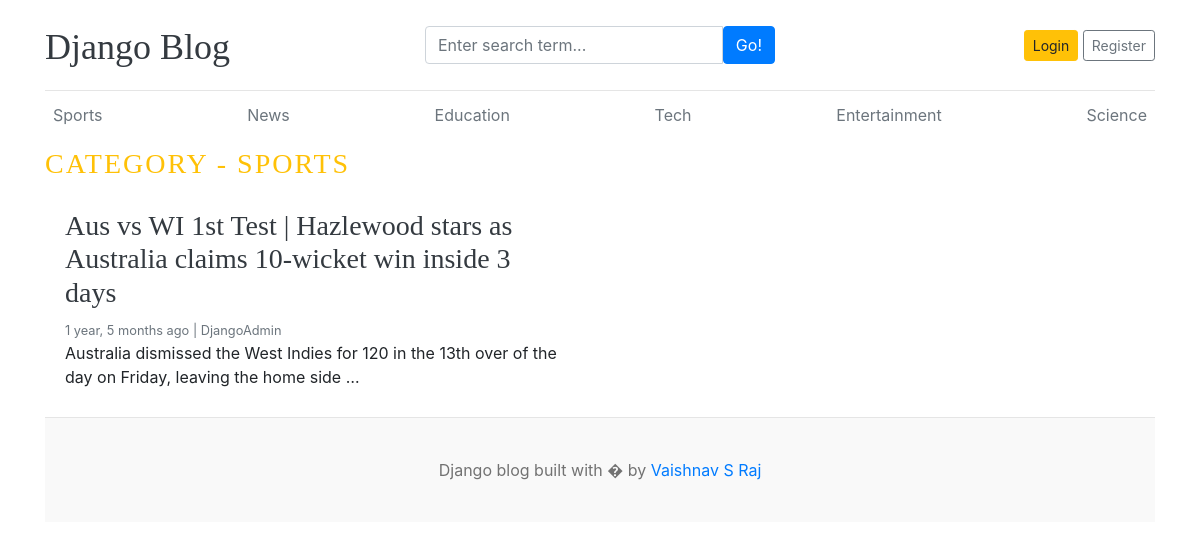
Page /category/1/ on the committed database.
### blogs/models.py (models this page shows, shortened)
class Category(models.Model):
    category_name = models.CharField(max_length=50, unique=True)
    created_at = models.DateTimeField(auto_now_add=True)
    updated_at = models.DateTimeField(auto_now=True)
    class Meta:
        verbose_name_plural = "Categories"

class Blogs(models.Model):
    title = models.CharField(max_length=100)
    slug = models.SlugField(max_length=150, unique=True, blank=True)
    category = models.ForeignKey(Category, on_delete=models.CASCADE)
    author = models.ForeignKey(User, on_delete=models.CASCADE)
    featured_image = models.ImageField(upload_to="uploads/%y/%m/%d")
    short_description = models.TextField(max_length=500)
    blog_body = models.TextField(max_length=1000)
    status = models.CharField(max_length=20, choices=STATUS_CHOICES, default="draft")
    is_featured = models.BooleanField(default=False)
    created_at = models.DateTimeField(auto_now_add=True)
    updated_at = models.DateTimeField(auto_now=True)
    class Meta:
        verbose_name_plural = "Blogs"

### blogs/views.py (the view)
# urls.py: path("<int:category_id>/" , views.post_by_category , name="post_by_category")
def post_by_category(request, category_id):
    try:
        category = Category.objects.get(id=category_id)
    except:
        return redirect("home")
    posts = Blogs.objects.filter(status="published", category=category_id)
    context = {"posts": posts, "category": category}
    return render(request, "post_by_category.html", context)

### blogs/context_processors.py (called while the page is built)
def get_category(request):
    category = Category.objects.all()
    return dict(categories=category)

### templates/post_by_category.html (shortened to what this page needs)
{% extends 'base.html'%}
{% block content %}
  <h3 class="text-uppercase text-warning" style="letter-spacing:2px"> Category - {{category.category_name}} </h3>
  {% if posts%}
  <div class="row mb-2">
    {% for post  in posts %}
    <div class="col-md-6">
      <div class="card border-0" >
        <div class="card-body">
          <h3> <a class="text-dark" href="{% url 'blogs' post.slug %}">{{post.title}}</a></h3>
          <small class="mb-1 text-muted">{{post.created_at |timesince}} ago  | {{post.author}}</small>
          <p class="card-text">{{post.short_description| truncatewords:20}}</p>
        </div>
      </div>
    </div>
    {% endfor %}
  </div>
 {% else %}
 <h2>No post found </h2
 {% endif %}
{% endblock %}

### templates/base.html (shortened to what this page needs)
{% load static %}
<!DOCTYPE html>
<html lang="en">
  <head>
    <link
      href="https://getbootstrap.com/docs/4.0/dist/css/bootstrap.min.css"
      rel="stylesheet"
    />
    <link href="{% static 'css/blog.css' %}" rel="stylesheet" />
    <link
      rel="stylesheet"
      href="https://cdnjs.cloudflare.com/ajax/libs/font-awesome/4.7.0/css/font-awesome.min.css"
    />
  </head>
  <body>
    <div class="container">
      <header class="blog-header py-3">
        <div class="row flex-nowrap justify-content-between align-items-center">
          <div class="col-4 pt-1">
            <a class="blog-header-logo text-dark" href="/">Django Blog</a>
          </div>
          <div class="col-4">
            <form action="{% url 'search' %}" method="GET">
              <div class="input-group">
                <input
                  class="form-control"
                  name="keyword"
                  value="{{keyword}}"
                  type="text"
                  placeholder="Enter search term..."
                  aria-label="Enter search term..."
                  aria-describedby="button-search"
                />
                <button
                  class="btn btn-primary"
                  id="button-search"
                  type="submit"
                >
                  Go!
                </button>
              </div>
            </form>
          </div>
          {% if not user.is_authenticated %}
          <div class="col-4 d-flex justify-content-end align-items-center">
            <a class="btn btn-sm btn-warning" href="{% url 'login' %}">Login</a>
            <a
              class="btn btn-sm btn-outline-secondary"
              href="{% url 'register' %}"
              >Register</a
            >
          </div>
          {% endif %}
        </div>
      </header>
      <div class="nav-scroller py-1 mb-2">
        <nav class="nav d-flex justify-content-between">
          {% for cat in categories %}
          <a class="p-2 text-muted" href="{% url 'post_by_category' cat.id%}"
            >{{cat.category_name}}</a
          >
          {% endfor %}
        </nav>
      </div>
      {% block content%} {% endblock %}
      <footer class="blog-footer">
        <p>Django blog built with � by <a href="#">Vaishnav S Raj</a></p>
      </footer>
    </div>
  </body>
</html>

### blog_main/static/css/blog.css (style rules this page uses)
.blog-header { border-bottom: 1px solid #e5e5e5; }
.blog-header-logo { font-family: "Playfair Display", Georgia, "Times New Roman", serif; font-size: 2.25rem; }
h1, h2, h3, h4, h5, h6 { font-family: "Playfair Display", Georgia, "Times New Roman", serif; }
.blog-footer { padding: 2.5rem 0; color: #727272; text-align: center; background-color: #f9f9f9; border-top: .05rem solid #e5e5e5; }
.blog-footer p:last-child { margin-bottom: 0; }
.card { transition: transform 0.2s; }

### rows in the picture
Category: category_name "Sports", category_name "SPORTS"
Category: category_name "News"
Category: category_name "Education"
Category: category_name "Tech"
Category: category_name "Entertainment"
Category: category_name "Science"
Blogs: title "Aus vs WI 1st Test | Hazlewood stars as Australia claims 10-wicket win inside 3 days", created_at "1 year, 5 months", author "DjangoAdmin", short_description "Australia dismissed the West Indies for 120 in the 13th over of the day on Friday, leaving the home side …"
